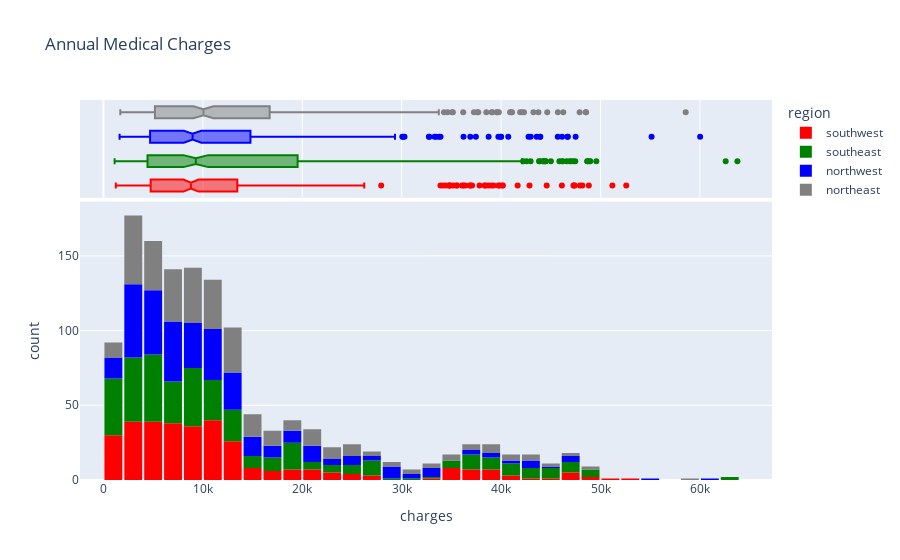

The notebook cell this image was saved under:
### Markdown cell above
We can make the following observations from the above graph:

* For most customers, the annual medical charges are under \\$10,000. Only a small fraction of customer have higher medical expenses, possibly due to accidents, major illnesses and genetic diseases. The distribution follows a "power law"
* There is a significant difference in medical expenses between smokers and non-smokers. While the median for non-smokers is \\$7300, the median for smokers is close to \\$35,000.

### Code cell
fig = px.histogram(medical_df, 
                   x='charges', 
                   marginal='box', 
                   color='region', 
                   color_discrete_sequence=['red','green','blue','grey'], 
                   title='Annual Medical Charges')
fig.update_layout(bargap=0.1)
fig.show()

### Figure 1 — Plotly figure (JSON) as saved in the notebook; plotly's stock layout.template omitted (floating-point values rounded to 4 significant figures; data arrays with more than 128 entries replaced by an {"elided": "..."} marker saying what was removed)
{"data": [{"alignmentgroup": "True", "bingroup": "x", "hovertemplate": "region=southwest<br>charges=%{x}<br>count=%{y}<extra></extra>", "legendgroup": "southwest", "marker": {"color": "red", "pattern": {"shape": ""}}, "name": "southwest", "offsetgroup": "southwest", "orientation": "v", "showlegend": true, "type": "histogram", "x": {"elided": "325 float values"}, "xaxis": "x", "yaxis": "y"}, {"alignmentgroup": "True", "hovertemplate": "region=southwest<br>charges=%{x}<extra></extra>", "legendgroup": "southwest", "marker": {"color": "red"}, "name": "southwest", "notched": true, "offsetgroup": "southwest", "showlegend": false, "type": "box", "x": {"elided": "325 float values"}, "xaxis": "x2", "yaxis": "y2"}, {"alignmentgroup": "True", "bingroup": "x", "hovertemplate": "region=southeast<br>charges=%{x}<br>count=%{y}<extra></extra>", "legendgroup": "southeast", "marker": {"color": "green", "pattern": {"shape": ""}}, "name": "southeast", "offsetgroup": "southeast", "orientation": "v", "showlegend": true, "type": "histogram", "x": {"elided": "364 float values"}, "xaxis": "x", "yaxis": "y"}, {"alignmentgroup": "True", "hovertemplate": "region=southeast<br>charges=%{x}<extra></extra>", "legendgroup": "southeast", "marker": {"color": "green"}, "name": "southeast", "notched": true, "offsetgroup": "southeast", "showlegend": false, "type": "box", "x": {"elided": "364 float values"}, "xaxis": "x2", "yaxis": "y2"}, {"alignmentgroup": "True", "bingroup": "x", "hovertemplate": "region=northwest<br>charges=%{x}<br>count=%{y}<extra></extra>", "legendgroup": "northwest", "marker": {"color": "blue", "pattern": {"shape": ""}}, "name": "northwest", "offsetgroup": "northwest", "orientation": "v", "showlegend": true, "type": "histogram", "x": {"elided": "325 float values"}, "xaxis": "x", "yaxis": "y"}, {"alignmentgroup": "True", "hovertemplate": "region=northwest<br>charges=%{x}<extra></extra>", "legendgroup": "northwest", "marker": {"color": "blue"}, "name": "northwest", "notched": true, "offsetgroup": "northwest", "showlegend": false, "type": "box", "x": {"elided": "325 float values"}, "xaxis": "x2", "yaxis": "y2"}, {"alignmentgroup": "True", "bingroup": "x", "hovertemplate": "region=northeast<br>charges=%{x}<br>count=%{y}<extra></extra>", "legendgroup": "northeast", "marker": {"color": "grey", "pattern": {"shape": ""}}, "name": "northeast", "offsetgroup": "northeast", "orientation": "v", "showlegend": true, "type": "histogram", "x": {"elided": "324 float values"}, "xaxis": "x", "yaxis": "y"}, {"alignmentgroup": "True", "hovertemplate": "region=northeast<br>charges=%{x}<extra></extra>", "legendgroup": "northeast", "marker": {"color": "grey"}, "name": "northeast", "notched": true, "offsetgroup": "northeast", "showlegend": false, "type": "box", "x": {"elided": "324 float values"}, "xaxis": "x2", "yaxis": "y2"}], "layout": {"bargap": 0.1, "barmode": "relative", "legend": {"title": {"text": "region"}, "tracegroupgap": 0}, "title": {"text": "Annual Medical Charges"}, "xaxis": {"anchor": "y", "domain": [0, 1], "title": {"text": "charges"}}, "xaxis2": {"anchor": "y2", "domain": [0, 1], "matches": "x", "showgrid": true, "showticklabels": false}, "yaxis": {"anchor": "x", "domain": [0, 0.7326], "title": {"text": "count"}}, "yaxis2": {"anchor": "x2", "domain": [0.7426, 1], "matches": "y2", "showgrid": false, "showline": false, "showticklabels": false, "ticks": ""}}}
